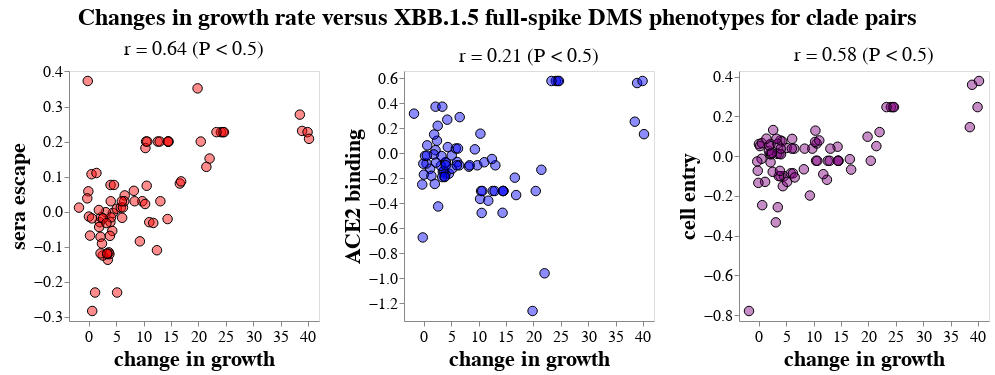

The notebook cell saved with this chart:
### Code cell
growth_phenotype_base = (
    alt.Chart(pango_pair_dms_growth_df_tidy)
    .add_params(clade_selection)
    .encode(
        alt.X(
            "change_in_growth_rate",
            title="change in growth",
            scale=alt.Scale(nice=False, padding=10),
            axis=alt.Axis(labelFontSize=16, titleFontSize=22, labelOverlap=True),
        ),
        alt.Fill(
            "phenotype_name:N",
            sort=phenotypes,
            legend=None,
            scale=alt.Scale(domain=phenotypes, range=list(phenotype_colors.values())),
        ),
        size=alt.condition(clade_selection, alt.value(170), alt.value(90)),
        strokeWidth=alt.condition(clade_selection, alt.value(4), alt.value(1)),
        tooltip=["phenotype_name:O", alt.Tooltip("phenotype:Q", format=".2f"), *tooltips],
    )
    .mark_circle(stroke="black", strokeOpacity=1, fillOpacity=0.45)
)

growth_phenotype_charts = [
    (
        growth_phenotype_base
        .transform_filter(alt.datum["phenotype_name"] == pheno)
        .encode(
            alt.Y(
                "phenotype",
                title=pheno,
                scale=alt.Scale(nice=False, padding=10),
                axis=alt.Axis(labelFontSize=16, titleFontSize=22, labelOverlap=True),
            ),
        )
        .properties(
            width=250,
            height=250,
            title=alt.TitleParams(
                f"r = {corr_d[pheno]['corr_with_growth']:.2f} ({corr_d[pheno]['pstr']})",
                fontWeight="normal",
                fontSize=20,
            ),
        )
    )
    for pheno in phenotypes
]

growth_phenotype_chart = (
    alt.hconcat(*growth_phenotype_charts)
    .properties(
        title=alt.TitleParams(
            f"Changes in growth rate versus {title} for clade pairs",
            anchor="middle",
            fontSize=24,
            dy=-5,
        )
    )
    .resolve_scale(y="independent")
    .configure_axis(grid=False)
)

display(growth_phenotype_chart)

print(f"Saving to {pair_corr_html}")
growth_phenotype_chart.save(pair_corr_html)

### Figure 1 — Vega-Lite specification as saved in the notebook (floating-point values rounded to 4 significant figures; data arrays with more than 128 entries replaced by an {"elided": "..."} marker saying what was removed)
{"config": {"view": {"continuousWidth": 300, "continuousHeight": 300}, "axis": {"grid": false}}, "hconcat": [{"mark": {"type": "circle", "fillOpacity": 0.45, "stroke": "black", "strokeOpacity": 1}, "encoding": {"fill": {"field": "phenotype_name", "legend": null, "scale": {"domain": ["sera escape", "ACE2 binding", "cell entry"], "range": ["red", "blue", "purple"]}, "sort": ["sera escape", "ACE2 binding", "cell entry"], "type": "nominal"}, "size": {"condition": {"param": "param_1", "value": 170, "empty": false}, "value": 90}, "strokeWidth": {"condition": {"param": "param_1", "value": 4, "empty": false}, "value": 1}, "tooltip": [{"field": "phenotype_name", "type": "ordinal"}, {"field": "phenotype", "format": ".2f", "type": "quantitative"}, {"field": "clade", "type": "nominal"}, {"field": "parent", "type": "nominal"}, {"field": "date", "type": "nominal"}, {"field": "spike_new_muts", "type": "nominal"}, {"field": "nonspike_new_muts", "type": "nominal"}, {"field": "change_in_growth_rate", "format": ".0f", "type": "quantitative"}, {"field": "growth_rate", "format": ".0f", "type": "quantitative"}, {"field": "parent_growth_rate", "format": ".0f", "type": "quantitative"}, {"field": "n_sequences", "type": "quantitative"}, {"field": "parent_n_sequences", "type": "quantitative"}], "x": {"axis": {"labelFontSize": 16, "labelOverlap": true, "titleFontSize": 22}, "field": "change_in_growth_rate", "scale": {"nice": false, "padding": 10}, "title": "change in growth", "type": "quantitative"}, "y": {"axis": {"labelFontSize": 16, "labelOverlap": true, "titleFontSize": 22}, "field": "phenotype", "scale": {"nice": false, "padding": 10}, "title": "sera escape", "type": "quantitative"}}, "height": 250, "name": "view_4", "title": {"text": "r = 0.64 (P < 0.5)", "fontSize": 20, "fontWeight": "normal"}, "transform": [{"filter": "(datum['phenotype_name'] === 'sera escape')"}], "width": 250}, {"mark": {"type": "circle", "fillOpacity": 0.45, "stroke": "black", "strokeOpacity": 1}, "encoding": {"fill": {"field": "phenotype_name", "legend": null, "scale": {"domain": ["sera escape", "ACE2 binding", "cell entry"], "range": ["red", "blue", "purple"]}, "sort": ["sera escape", "ACE2 binding", "cell entry"], "type": "nominal"}, "size": {"condition": {"param": "param_1", "value": 170, "empty": false}, "value": 90}, "strokeWidth": {"condition": {"param": "param_1", "value": 4, "empty": false}, "value": 1}, "tooltip": [{"field": "phenotype_name", "type": "ordinal"}, {"field": "phenotype", "format": ".2f", "type": "quantitative"}, {"field": "clade", "type": "nominal"}, {"field": "parent", "type": "nominal"}, {"field": "date", "type": "nominal"}, {"field": "spike_new_muts", "type": "nominal"}, {"field": "nonspike_new_muts", "type": "nominal"}, {"field": "change_in_growth_rate", "format": ".0f", "type": "quantitative"}, {"field": "growth_rate", "format": ".0f", "type": "quantitative"}, {"field": "parent_growth_rate", "format": ".0f", "type": "quantitative"}, {"field": "n_sequences", "type": "quantitative"}, {"field": "parent_n_sequences", "type": "quantitative"}], "x": {"axis": {"labelFontSize": 16, "labelOverlap": true, "titleFontSize": 22}, "field": "change_in_growth_rate", "scale": {"nice": false, "padding": 10}, "title": "change in growth", "type": "quantitative"}, "y": {"axis": {"labelFontSize": 16, "labelOverlap": true, "titleFontSize": 22}, "field": "phenotype", "scale": {"nice": false, "padding": 10}, "title": "ACE2 binding", "type": "quantitative"}}, "height": 250, "name": "view_5", "title": {"text": "r = 0.21 (P < 0.5)", "fontSize": 20, "fontWeight": "normal"}, "transform": [{"filter": "(datum['phenotype_name'] === 'ACE2 binding')"}], "width": 250}, {"mark": {"type": "circle", "fillOpacity": 0.45, "stroke": "black", "strokeOpacity": 1}, "encoding": {"fill": {"field": "phenotype_name", "legend": null, "scale": {"domain": ["sera escape", "ACE2 binding", "cell entry"], "range": ["red", "blue", "purple"]}, "sort": ["sera escape", "ACE2 binding", "cell entry"], "type": "nominal"}, "size": {"condition": {"param": "param_1", "value": 170, "empty": false}, "value": 90}, "strokeWidth": {"condition": {"param": "param_1", "value": 4, "empty": false}, "value": 1}, "tooltip": [{"field": "phenotype_name", "type": "ordinal"}, {"field": "phenotype", "format": ".2f", "type": "quantitative"}, {"field": "clade", "type": "nominal"}, {"field": "parent", "type": "nominal"}, {"field": "date", "type": "nominal"}, {"field": "spike_new_muts", "type": "nominal"}, {"field": "nonspike_new_muts", "type": "nominal"}, {"field": "change_in_growth_rate", "format": ".0f", "type": "quantitative"}, {"field": "growth_rate", "format": ".0f", "type": "quantitative"}, {"field": "parent_growth_rate", "format": ".0f", "type": "quantitative"}, {"field": "n_sequences", "type": "quantitative"}, {"field": "parent_n_sequences", "type": "quantitative"}], "x": {"axis": {"labelFontSize": 16, "labelOverlap": true, "titleFontSize": 22}, "field": "change_in_growth_rate", "scale": {"nice": false, "padding": 10}, "title": "change in growth", "type": "quantitative"}, "y": {"axis": {"labelFontSize": 16, "labelOverlap": true, "titleFontSize": 22}, "field": "phenotype", "scale": {"nice": false, "padding": 10}, "title": "cell entry", "type": "quantitative"}}, "height": 250, "name": "view_6", "title": {"text": "r = 0.58 (P < 0.5)", "fontSize": 20, "fontWeight": "normal"}, "transform": [{"filter": "(datum['phenotype_name'] === 'cell entry')"}], "width": 250}], "data": {"name": "data-b9a41f6239f67d3731fc64d6f4606517"}, "params": [{"name": "param_1", "select": {"type": "point", "fields": ["clade"], "on": "mouseover"}, "views": ["view_4", "view_5", "view_6"]}], "resolve": {"scale": {"y": "independent"}}, "title": {"text": "Changes in growth rate versus XBB.1.5 full-spike DMS phenotypes for clade pairs", "anchor": "middle", "dy": -5, "fontSize": 24}, "$schema": "https://vega.github.io/schema/vega-lite/v5.15.1.json", "datasets": {"data-b9a41f6239f67d3731fc64d6f4606517": {"elided": "228 records"}}}
